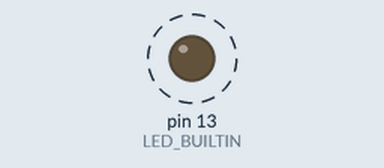
Recording of a sketch running on a simulated Arduino Uno, built with avr-gcc and run on an emulated ATmega328P. Shown: output pins drawn as LEDs (lit = HIGH). Dashed ring = blinking.

Above: at 0.2 s.
Timing chart, 0 to 4.7 s (numbered marks = the images above):
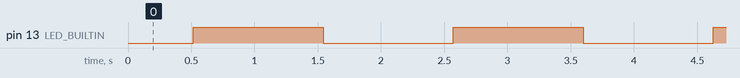

The sketch:

pwm_fade.ino
```cpp
// Fades LED_BUILTIN up and down with analogWrite().
void setup() {}

void loop() {
    for (int level = 0; level <= 255; level++) { analogWrite(LED_BUILTIN, level); delay(4); }
    for (int level = 255; level >= 0; level--) { analogWrite(LED_BUILTIN, level); delay(4); }
}
```

Measured:
- by itself, pin 13 (LED_BUILTIN): alternates HIGH for 1.0 s and LOW for 1.0 s
